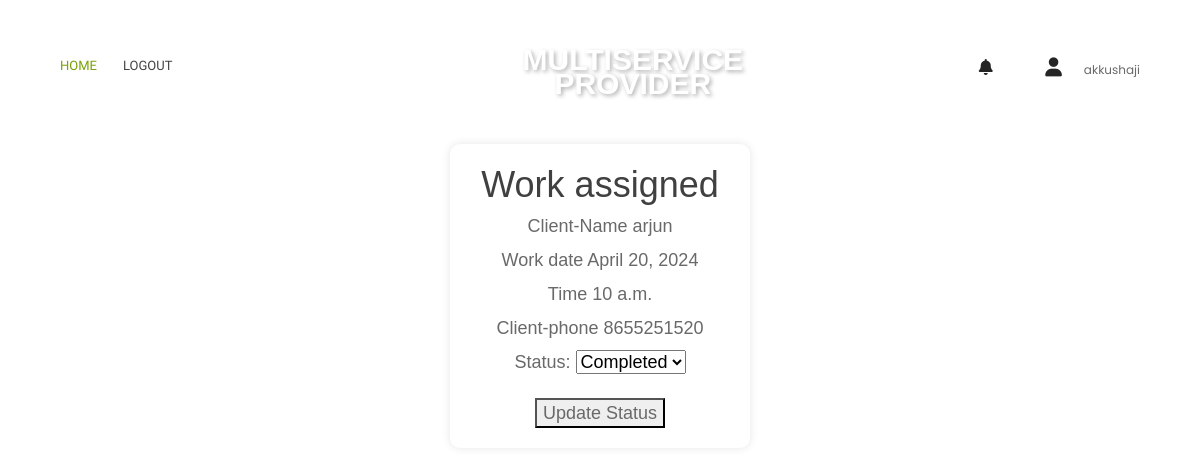
Screenshot of /assignedwork/ (signed in) with the database file from the repository.
### app1/models.py (models this page shows)
class MyUser(AbstractUser):
    email = models.EmailField(unique=True)
    password = models.CharField(max_length=128, default="")
    role = models.CharField(max_length=15, default='client')
    userid = models.AutoField(primary_key=True)

class Service(models.Model):
    ASSIGNED = 'assigned'
    UNDERPROGRESS = 'underprogress'
    COMPLETED = 'completed'
    CANCELED = 'canceled'
    REPORTGIVEN = 'reportgiven'
    REPORTVERIFIED = 'reportverified'
    REQUESTED = 'requested'
    IN_PROGRESS = 'in_progress'
    COMPLETED = 'completed'
    CANCELED = 'canceled'
    STATUS_CHOICES = [
        (ASSIGNED, 'Assigned'),
        (UNDERPROGRESS, 'Underprogress'),
        (COMPLETED, 'Completed'),
        (CANCELED, 'Canceled'),
        (REPORTGIVEN, 'Report Given'),
        (REPORTVERIFIED, 'Report Verified'),
    ]
    PAYMENT_STATUS_CHOICES = [
        (REQUESTED, 'Requested'),
        (IN_PROGRESS, 'In Progress'),
        (COMPLETED, 'Completed'),
    ]
    serviceid = models.AutoField(primary_key=True)  # New field as primary key and autoincrement
    bookingid = models.ForeignKey('ClientBooking', on_delete=models.CASCADE)  # Foreign key to ClientBooking model
    clientid = models.ForeignKey('Client', on_delete=models.CASCADE)
    district = models.TextField(max_length=100)
    branchid = models.ForeignKey('Branch', on_delete=models.CASCADE)
    workerid = models.ManyToManyField('Worker')
    date = models.DateField()
    time = models.TimeField()
    status = models.CharField(max_length=15, choices=STATUS_CHOICES, default=ASSIGNED)
    rating = models.IntegerField(blank=True, null=True)  # Field to store the rating
    review = models.TextField(blank=True, null=True)
    reply= models.TextField(blank=True, null=True)
    paymentstatus = models.CharField(max_length=15, choices=PAYMENT_STATUS_CHOICES, default=REQUESTED)

class ClientBooking(models.Model):
    PENDING = 'pending'
    APPROVED = 'approved'
    CANCELED = 'canceled'
    COMPLETED = 'completed'
    STATUS_CHOICES = [
        (PENDING, 'Pending'),
        (APPROVED, 'Approved'),
        (CANCELED, 'Canceled'),
        (COMPLETED, 'Completed'),
    ]
    bookingid = models.AutoField(primary_key=True)
    clientid = models.ForeignKey('Client', on_delete=models.CASCADE)
    district = models.TextField(max_length=100)
    branchid = models.ForeignKey('Branch', on_delete=models.CASCADE)
    name = models.CharField(max_length=255)
    phone = models.CharField(max_length=15)
    date = models.DateField()
    time = models.TimeField()
    status = models.CharField(max_length=10, choices=STATUS_CHOICES, default=PENDING)

### app1/views.py (the view)
# urls.py: path('assignedwork/', views.assignedwork, name='assignedwork'),
@login_required
def assignedwork(request):
    worker_id = request.user.userid
    assigned_work = Service.objects.filter(
        workerid=worker_id
    ).exclude(
        status__iexact='COMPLETED'
    ).exclude(
        status__iexact='CANCELED'
    )
    return render(request, 'update_status.html', {'assigned_work': assigned_work})

### app1/templates/update_status.html (shortened to what this page needs)
{% load static %}
<!doctype html>
<html class="no-js" lang="en">
<head>
        <link rel="stylesheet" href="{% static 'userassets/css/bootstrap.min.css' %}">
        <link rel="stylesheet" href="{% static 'userassets/css/font-awesome.min.css' %}">
        <link rel="stylesheet" href="{% static 'userassets/css/ie7.css' %}">
        <link rel="stylesheet" href="{% static 'userassets/css/plugins.css' %}">
        <link rel="stylesheet" href="{% static 'userassets/css/style.css' %}">
    </head>
    <link rel="stylesheet" href="https://cdnjs.cloudflare.com/ajax/libs/font-awesome/6.0.0/css/all.min.css" />
    <body>
        <header class="header-area header-sticky">
            <div class="header-container">
                <div class="row">
                    <div class="col-lg-5 display-none-md display-none-xs">
                        <div class="ht-main-menu">
                            <nav>
                                <ul>
                                    <li class="active"><a href="{% url 'workerpage' %}">HOME </a>
                                    </li>
                                    <li><a href="{% url 'user_logout' %}">Logout</a></li>
                                </ul>
                            </nav>
                        </div>
                    </div>
                    <div class="col-lg-2 col-sm-4">
                        <div class="logo text-center">
                            <a href="" class="logo-text">MULTISERVICE <span class="provider-text" style="padding-top: 30px;">PROVIDER</span></a>
                        </div>
                    </div>
                    <div class="col-lg-5 col-sm-8">
                        <div class="header-content d-flex justify-content-end">
                            <div class="settings-wrapper">
                                <a href="#"><i class="fas fa-bell"></i></a>
                            </div>
                            <div class="cart-wrapper">
                                <a href="#"><i class="fas fa-user"></i></a>
                                <span>{{request.user}}</span>
                            </div>
                        </div>
                    </div>
                </div>
            </div>
        </header>
                            <br> <br> <br> <br> <br> <br>
                            <div class="booking-box">
                                <ul>
                                    <h1>Work assigned</h1>
                                    {% for work in assigned_work %}
                                        <li>Client-Name {{ work.bookingid.name }}</li>
                                        <li>Work date {{ work.bookingid.date }}</li>
                                        <li>Time {{ work.bookingid.time }}</li>
                                        <li>Client-phone {{ work.bookingid.phone }}</li>
                                        <form method="post" action="{% url 'update_status' %}">
                                            <label for="status">Status:</label>
                                            <select name="status" id="status">
                                                <option value="Completed">Completed</option>
                                            </select><br>
                                            <br><button type="submit">Update Status</button>
                                        </form>
                                    {% empty %}
                                        <li>No work assigned.</li>
                                    {% endfor %}
                                </ul>
                            </div>
    </body>
</html>

### app1/templates/update_status.html (style rules this page uses)
a.logo-text { font-family: Arial, sans-serif; font-size: 30px; font-weight: bold; text-decoration: none; color: white; text-shadow: 2px 2px 4px rgba(0, 0, 0, 0.3); margin-bottom: 35px; }
span.provider-text { padding-top: 30px !important; }
.booking-box { margin-top: 20px; }
body { background-image: url('https://images.pexels.com/photos/913416/pexels-photo-913416.jpeg?cs=srgb&dl=pexels-min-an-913416.jpg&fm=jpg'); background-size: cover; background-repeat: no-repeat; }
.booking-box { background-color: #ffffff; padding: 20px; box-shadow: 0px 0px 10px 0px rgba(0,0,0,0.1); border-radius: 10px; font-size: 18px; font-family: 'Arial', sans-serif; width: 300px; margin: 0 auto; text-align: center; }
.booking-box ul { list-style-type: none; padding: 0; }
.booking-box li { margin-bottom: 10px; }

### rows the page displays
MyUser: user "akkushaji"
Service: bookingid.name "arjun", bookingid "April 20, 2024", bookingid.time "10 a.m.", bookingid.phone "8655251520"
